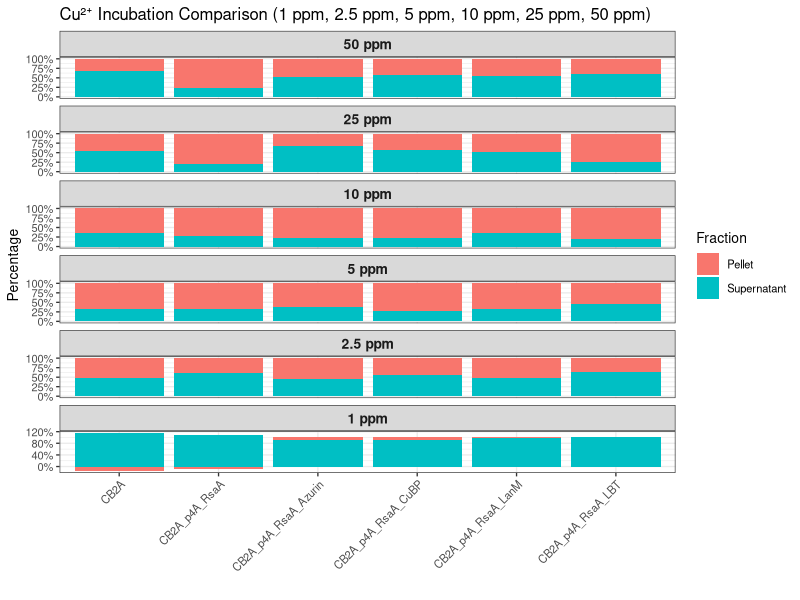
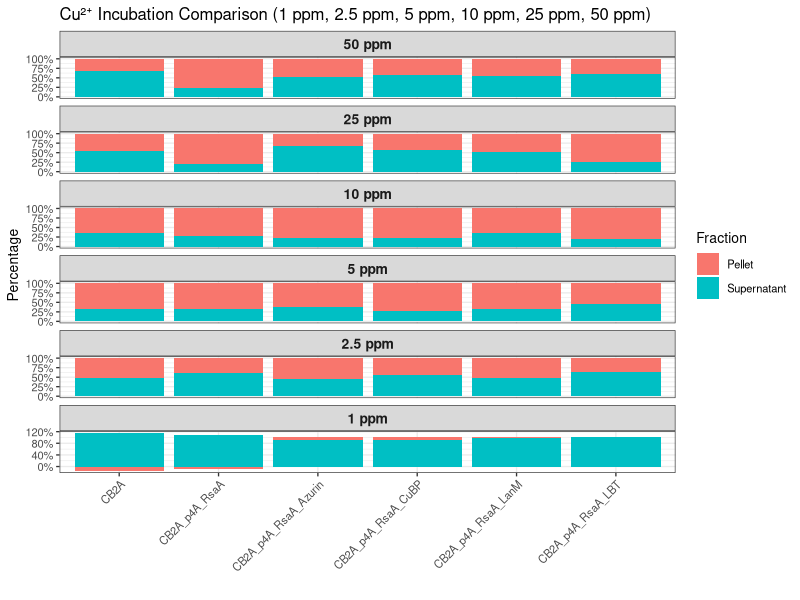

R code for these plots, in order:
library(dplyr)
library(tidyr)
library(ggplot2)

# ------------------------------
# 50 ppm dataset
# ------------------------------
df_50 <- data.frame(
  Strain = c(
    "CB2A",
    "CB2A_p4A_RsaA",
    "CB2A_p4A_RsaA_LanM",
    "CB2A_p4A_RsaA_LBT",
    "CB2A_p4A_RsaA_CuBP",
    "CB2A_p4A_RsaA_Azurin"
  ),
  Supernatant = c(2.508, 1.387, 1.771, 3.435, 1.748, 2.243),
  Pellet      = c(1.153, 4.604, 1.410, 2.176, 1.344, 2.071),
  Condition   = "50 ppm"
)

# ------------------------------
# 25 ppm dataset
# ------------------------------
df_25 <- data.frame(
  Strain = c(
    "CB2A",
    "CB2A_p4A_RsaA",
    "CB2A_p4A_RsaA_LanM",
    "CB2A_p4A_RsaA_LBT",
    "CB2A_p4A_RsaA_CuBP",
    "CB2A_p4A_RsaA_Azurin"
  ),
  Supernatant = c(1.665, 0.715, 1.531, 0.795, 1.818, 2.620),
  Pellet      = c(1.376, 3.005, 1.461, 2.175, 1.439, 1.286),
  Condition   = "25 ppm"
)

# ------------------------------
# 10 ppm dataset
# ------------------------------
df_10 <- data.frame(
  Strain = c(
    "CB2A",
    "CB2A_p4A_RsaA",
    "CB2A_p4A_RsaA_LanM",
    "CB2A_p4A_RsaA_LBT",
    "CB2A_p4A_RsaA_CuBP",
    "CB2A_p4A_RsaA_Azurin"
  ),
  Supernatant = c(0.790, 0.635, 0.940, 0.411, 0.432, 0.511),
  Pellet      = c(1.498, 1.589, 1.692, 1.786, 1.561, 1.680),
  Condition   = "10 ppm"
)

# ------------------------------
# 5 ppm dataset
# ------------------------------
df_5 <- data.frame(
  Strain = c(
    "CB2A",
    "CB2A_p4A_RsaA",
    "CB2A_p4A_RsaA_LanM",
    "CB2A_p4A_RsaA_LBT",
    "CB2A_p4A_RsaA_CuBP",
    "CB2A_p4A_RsaA_Azurin"
  ),
  Supernatant = c(0.671, 0.665, 0.660, 1.092, 0.460, 0.795),
  Pellet      = c(1.369, 1.384, 1.358, 1.347, 1.272, 1.323),
  Condition   = "5 ppm"
)

# ------------------------------
# 2.5 ppm dataset
# ------------------------------
df_2.5 <- data.frame(
  Strain = c(
    "CB2A",
    "CB2A_p4A_RsaA",
    "CB2A_p4A_RsaA_LanM",
    "CB2A_p4A_RsaA_LBT",
    "CB2A_p4A_RsaA_CuBP",
    "CB2A_p4A_RsaA_Azurin"
  ),
  Supernatant = c(1.007, 2.174, 0.941, 1.634, 1.275, 0.832),
  Pellet      = c(1.097, 1.450, 1.059, 0.985, 1.052, 1.011),
  Condition   = "2.5 ppm"
)

# ------------------------------
# 1 ppm dataset
# ------------------------------
df_1 <- data.frame(
  Strain = c(
    "CB2A",
    "CB2A_p4A_RsaA",
    "CB2A_p4A_RsaA_LanM",
    "CB2A_p4A_RsaA_LBT",
    "CB2A_p4A_RsaA_CuBP",
    "CB2A_p4A_RsaA_Azurin"
  ),
  Supernatant = c(0.95, 1.262, 0.924, 0.955, 0.994, 1.040),
  Pellet      = c(-0.127, -0.083, 0.006, 0.000, 0.115, 0.081),
  Condition   = "1 ppm"
)

# ------------------------------
# Combine datasets
# ------------------------------
df_all <- bind_rows(df_50, df_25, df_10, df_5, df_2.5, df_1)

# ------------------------------
# Convert to long format + normalize
# ------------------------------
df_long <- df_all %>%
  pivot_longer(
    cols = c(Supernatant, Pellet),
    names_to = "Fraction",
    values_to = "Value"
  ) %>%
  group_by(Strain, Condition) %>%
  mutate(Percent = Value / sum(Value))

# ------------------------------
# Reorder facets so 50 ppm is on top
# ------------------------------
df_long$Condition <- factor(df_long$Condition, levels = c("50 ppm", "25 ppm", "10 ppm", "5 ppm", "2.5 ppm", "1 ppm"))

# ------------------------------
# Plot
# ------------------------------
p <- ggplot(df_long, aes(x = Strain, y = Percent, fill = Fraction)) +
  geom_bar(stat = "identity") +
  scale_y_continuous(labels = scales::percent_format(accuracy = 1)) +
  facet_wrap(~ Condition, ncol = 1, scales = "free_y") +
  labs(
    title = "Cu²⁺ Incubation Comparison (1 ppm, 2.5 ppm, 5 ppm, 10 ppm, 25 ppm, 50 ppm)",
    x = "",
    y = "Percentage"
  ) +
  theme_bw(base_size = 10) +
  theme(
    axis.text.x = element_text(angle = 45, hjust = 1),
    strip.text = element_text(size = 10, face = "bold")
  )

print (p)

# ------------------------------
# Export PNG at 300 dpi
# ------------------------------

ggsave("Cu_1_50ppm_Norm_faceted.png", p, width = 10, height = 8, dpi = 300)
